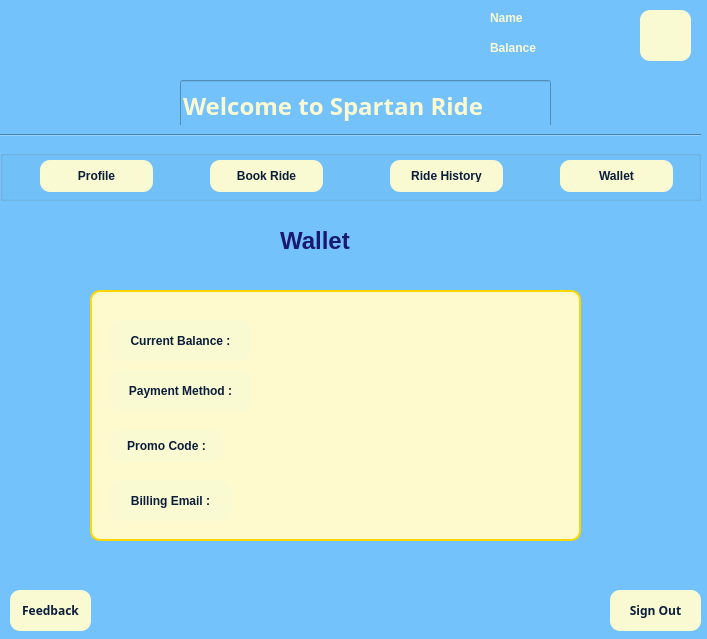
<?xml version="1.0" encoding="UTF-8"?>
<ui version="4.0">
 <class>Student_Dialog</class>
 <widget class="QDialog" name="Student_Dialog">
  <property name="geometry">
   <rect>
    <x>0</x>
    <y>0</y>
    <width>707</width>
    <height>639</height>
   </rect>
  </property>
  <property name="windowTitle">
   <string>Dialog</string>
  </property>
  <property name="styleSheet">
   <string notr="true">QWidget {
    background-color: #73C2FB; /* Ice Blue*/
    font-family: 'Segoe UI', sans-serif;
}</string>
  </property>
  <widget class="QLineEdit" name="Welcome">
   <property name="geometry">
    <rect>
     <x>180</x>
     <y>80</y>
     <width>371</width>
     <height>51</height>
    </rect>
   </property>
   <property name="font">
    <font>
     <family>Segoe UI,sans-serif</family>
     <pointsize>-1</pointsize>
     <weight>75</weight>
     <bold>true</bold>
    </font>
   </property>
   <property name="styleSheet">
    <string notr="true">QLineEdit
 {
    color: #FAFAD2;
    font-size: 24px;
    font-weight: bold;
}</string>
   </property>
   <property name="text">
    <string>Welcome to Spartan Ride</string>
   </property>
  </widget>
  <widget class="QLabel" name="label">
   <property name="geometry">
    <rect>
     <x>300</x>
     <y>0</y>
     <width>81</width>
     <height>71</height>
    </rect>
   </property>
   <property name="text">
    <string/>
   </property>
   <property name="pixmap">
    <pixmap>../../Spartan_Ride_App/SpartanLogo.png</pixmap>
   </property>
   <property name="scaledContents">
    <bool>true</bool>
   </property>
  </widget>
  <widget class="QLabel" name="label_2">
   <property name="geometry">
    <rect>
     <x>640</x>
     <y>10</y>
     <width>51</width>
     <height>51</height>
    </rect>
   </property>
   <property name="styleSheet">
    <string notr="true">QLabel {
    background-color: #FAFAD2; /* Gold */
    color: #0B1D3A;
    border: none;
    border-radius: 10px;
    padding: 10px;
    font-weight: bold;
}
</string>
   </property>
   <property name="text">
    <string/>
   </property>
   <property name="pixmap">
    <pixmap>../Images/person.png</pixmap>
   </property>
   <property name="scaledContents">
    <bool>true</bool>
   </property>
  </widget>
  <widget class="QLabel" name="student_name">
   <property name="geometry">
    <rect>
     <x>490</x>
     <y>10</y>
     <width>60</width>
     <height>16</height>
    </rect>
   </property>
   <property name="styleSheet">
    <string notr="true">QLabel
 {
    color: #FAFAD2;
    font-size: 12px;
    font-weight: bold;
}</string>
   </property>
   <property name="text">
    <string>Name</string>
   </property>
  </widget>
  <widget class="QLabel" name="Balamce">
   <property name="geometry">
    <rect>
     <x>490</x>
     <y>40</y>
     <width>60</width>
     <height>16</height>
    </rect>
   </property>
   <property name="styleSheet">
    <string notr="true">QLabel
 {
    color: #FAFAD2;
    font-size: 12px;
    font-weight: bold;
}</string>
   </property>
   <property name="text">
    <string>Balance</string>
   </property>
  </widget>
  <widget class="Line" name="line">
   <property name="geometry">
    <rect>
     <x>0</x>
     <y>125</y>
     <width>701</width>
     <height>21</height>
    </rect>
   </property>
   <property name="orientation">
    <enum>Qt::Horizontal</enum>
   </property>
  </widget>
  <widget class="QGroupBox" name="Student_pushbuttons">
   <property name="geometry">
    <rect>
     <x>0</x>
     <y>150</y>
     <width>701</width>
     <height>51</height>
    </rect>
   </property>
   <property name="title">
    <string/>
   </property>
   <widget class="QPushButton" name="Wallet">
    <property name="geometry">
     <rect>
      <x>560</x>
      <y>10</y>
      <width>113</width>
      <height>32</height>
     </rect>
    </property>
    <property name="styleSheet">
     <string notr="true">QPushButton {
    background-color: #FAFAD2; /* Gold */
    color: #0B1D3A;
    border: none;
    border-radius: 10px;
    padding: 10px;
    font-weight: bold;
}
QPushButton:hover {
    background-color: #FAFAD2;
}</string>
    </property>
    <property name="text">
     <string>Wallet</string>
    </property>
   </widget>
   <widget class="QPushButton" name="RideHistory">
    <property name="geometry">
     <rect>
      <x>390</x>
      <y>10</y>
      <width>113</width>
      <height>32</height>
     </rect>
    </property>
    <property name="styleSheet">
     <string notr="true">QPushButton {
    background-color: #FAFAD2; /* Gold */
    color: #0B1D3A;
    border: none;
    border-radius: 10px;
    padding: 10px;
    font-weight: bold;
}
QPushButton:hover {
    background-color: #FAFAD2;
}</string>
    </property>
    <property name="text">
     <string>Ride History</string>
    </property>
   </widget>
   <widget class="QPushButton" name="BookaRide">
    <property name="geometry">
     <rect>
      <x>210</x>
      <y>10</y>
      <width>113</width>
      <height>32</height>
     </rect>
    </property>
    <property name="styleSheet">
     <string notr="true">QPushButton {
    background-color: #FAFAD2; /* Gold */
    color: #0B1D3A;
    border: none;
    border-radius: 10px;
    padding: 10px;
    font-weight: bold;
}
QPushButton:hover {
    background-color: #FAFAD2;
}</string>
    </property>
    <property name="text">
     <string>Book Ride</string>
    </property>
   </widget>
   <widget class="QPushButton" name="Profile">
    <property name="geometry">
     <rect>
      <x>40</x>
      <y>10</y>
      <width>113</width>
      <height>32</height>
     </rect>
    </property>
    <property name="styleSheet">
     <string notr="true">QPushButton {
    background-color: #FAFAD2; /* Gold */
    color: #0B1D3A;
    border: none;
    border-radius: 10px;
    padding: 10px;
    font-weight: bold;
}
QPushButton:hover {
    background-color: #FAFAD2;
}</string>
    </property>
    <property name="text">
     <string>Profile</string>
    </property>
   </widget>
  </widget>
  <widget class="QPushButton" name="Feedback">
   <property name="geometry">
    <rect>
     <x>10</x>
     <y>590</y>
     <width>81</width>
     <height>41</height>
    </rect>
   </property>
   <property name="font">
    <font>
     <family>Segoe UI,sans-serif</family>
     <weight>75</weight>
     <bold>true</bold>
    </font>
   </property>
   <property name="styleSheet">
    <string notr="true">QPushButton {
    background-color: #FAFAD2; /* Gold */
    color: #0B1D3A;
    border: none;
    border-radius: 10px;
    padding: 10px;
    font-weight: bold;
}
QPushButton:hover {
    background-color: #FAFAD2;
}</string>
   </property>
   <property name="text">
    <string>Feedback</string>
   </property>
  </widget>
  <widget class="QPushButton" name="SignOut">
   <property name="geometry">
    <rect>
     <x>610</x>
     <y>590</y>
     <width>91</width>
     <height>41</height>
    </rect>
   </property>
   <property name="font">
    <font>
     <family>Segoe UI,sans-serif</family>
     <weight>75</weight>
     <bold>true</bold>
    </font>
   </property>
   <property name="styleSheet">
    <string notr="true">QPushButton {
    background-color: #FAFAD2; /* Gold */
    color: #0B1D3A;
    border: none;
    border-radius: 10px;
    padding: 10px;
    font-weight: bold;
}
QPushButton:hover {
    background-color: #FAFAD2;
}</string>
   </property>
   <property name="text">
    <string>Sign Out</string>
   </property>
  </widget>
  <widget class="QLabel" name="Wallet_2">
   <property name="geometry">
    <rect>
     <x>280</x>
     <y>210</y>
     <width>161</width>
     <height>61</height>
    </rect>
   </property>
   <property name="styleSheet">
    <string notr="true">QLabel
 {
    color: #191970;
    font-size: 24px;
    font-weight: bold;
}</string>
   </property>
   <property name="text">
    <string>Wallet</string>
   </property>
   <property name="scaledContents">
    <bool>true</bool>
   </property>
  </widget>
  <widget class="QGroupBox" name="groupBox">
   <property name="geometry">
    <rect>
     <x>90</x>
     <y>270</y>
     <width>491</width>
     <height>271</height>
    </rect>
   </property>
   <property name="styleSheet">
    <string notr="true">QGroupBox {
    background-color: #FFFACD;
    border: 2px solid #FFD700;
    border-radius: 10px;
    margin-top: 20px;
    font: bold 14px 'Segoe UI';
    color: #0B1D3A;
}


</string>
   </property>
   <property name="title">
    <string/>
   </property>
   <widget class="QPushButton" name="CurrentBalanceLabel">
    <property name="geometry">
     <rect>
      <x>20</x>
      <y>50</y>
      <width>141</width>
      <height>41</height>
     </rect>
    </property>
    <property name="styleSheet">
     <string notr="true">QPushButton {
    background-color: #FAFAD2; /* Gold */
    color: #0B1D3A;
    border: none;
    border-radius: 10px;
    padding: 10px;
    font-weight: bold;
}
QPushButton:hover {
    background-color: #FAFAD2;
}</string>
    </property>
    <property name="text">
     <string>Current Balance :</string>
    </property>
   </widget>
   <widget class="QPushButton" name="PaymentMethod">
    <property name="geometry">
     <rect>
      <x>20</x>
      <y>100</y>
      <width>141</width>
      <height>41</height>
     </rect>
    </property>
    <property name="styleSheet">
     <string notr="true">QPushButton {
    background-color: #FAFAD2; /* Gold */
    color: #0B1D3A;
    border: none;
    border-radius: 10px;
    padding: 10px;
    font-weight: bold;
}
QPushButton:hover {
    background-color: #FAFAD2;
}</string>
    </property>
    <property name="text">
     <string>Payment Method :</string>
    </property>
   </widget>
   <widget class="QPushButton" name="PromoCode">
    <property name="geometry">
     <rect>
      <x>20</x>
      <y>160</y>
      <width>113</width>
      <height>32</height>
     </rect>
    </property>
    <property name="styleSheet">
     <string notr="true">QPushButton {
    background-color: #FAFAD2; /* Gold */
    color: #0B1D3A;
    border: none;
    border-radius: 10px;
    padding: 10px;
    font-weight: bold;
}
QPushButton:hover {
    background-color: #FAFAD2;
}</string>
    </property>
    <property name="text">
     <string>Promo Code :</string>
    </property>
   </widget>
   <widget class="QPushButton" name="BillingEmail">
    <property name="geometry">
     <rect>
      <x>20</x>
      <y>210</y>
      <width>121</width>
      <height>41</height>
     </rect>
    </property>
    <property name="styleSheet">
     <string notr="true">QPushButton {
    background-color: #FAFAD2; /* Gold */
    color: #0B1D3A;
    border: none;
    border-radius: 10px;
    padding: 10px;
    font-weight: bold;
}
QPushButton:hover {
    background-color: #FAFAD2;
}</string>
    </property>
    <property name="text">
     <string>Billing Email :</string>
    </property>
   </widget>
  </widget>
 </widget>
 <resources/>
 <connections/>
</ui>
